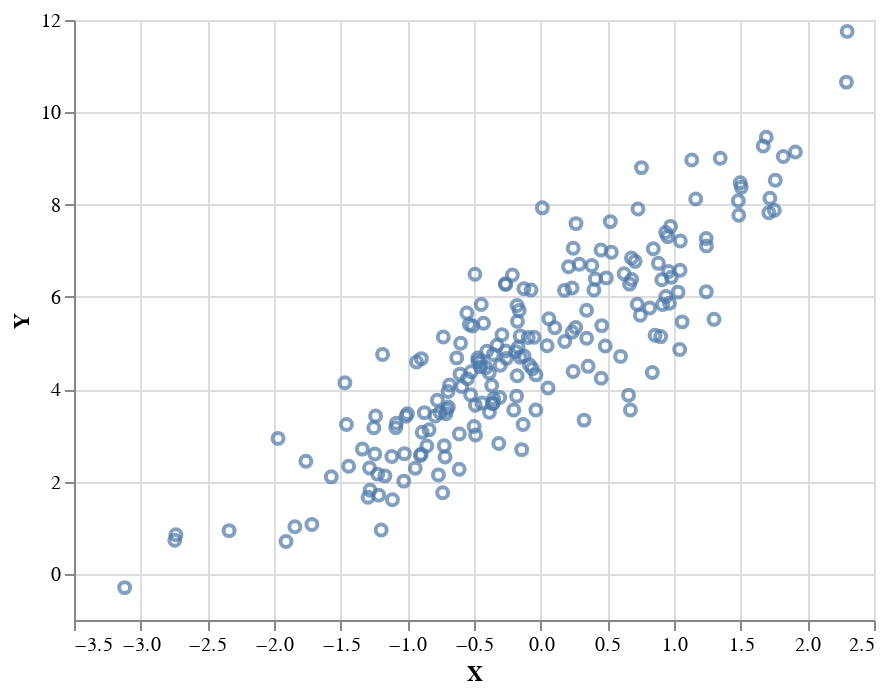

Notebook code for this chart:
### Code cell
altair.Chart(pd.DataFrame({"X": X.squeeze(), "Y": Y.squeeze()})).mark_point().encode(
    x="X", y="Y"
)

### Figure 1 — Vega-Lite specification as saved in the notebook (floating-point values rounded to 4 significant figures; data arrays with more than 128 entries replaced by an {"elided": "..."} marker saying what was removed)
{"config": {"view": {"continuousWidth": 400, "continuousHeight": 300}}, "data": {"name": "data-6998000bd1118d884bcfa36d13fc86ae"}, "mark": "point", "encoding": {"x": {"field": "X", "type": "quantitative"}, "y": {"field": "Y", "type": "quantitative"}}, "$schema": "https://vega.github.io/schema/vega-lite/v4.17.0.json", "datasets": {"data-6998000bd1118d884bcfa36d13fc86ae": {"elided": "200 records"}}}
